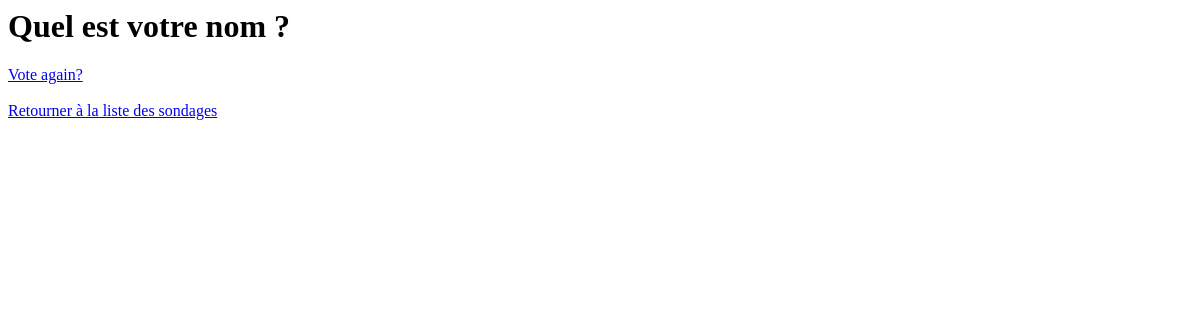
The page /polls/2/results/ on the database as committed earlier.
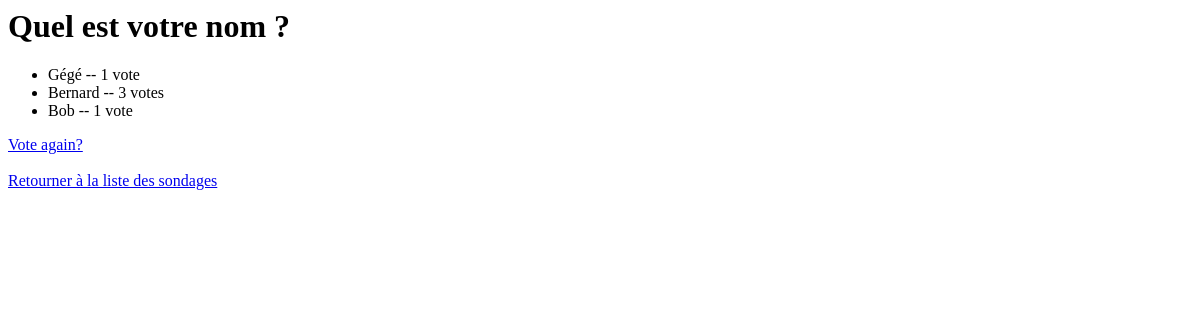
The same page on the database as committed later.
### polls/models.py (models this page shows, shortened)
class Choice(models.Model):
    question = models.ForeignKey(Question, on_delete=models.CASCADE)
    choice_text = models.CharField(max_length=200)
    votes = models.IntegerField(default=0)

### polls/views.py (the view)
# urls.py: path('<int:pk>/results/', views.ResultsView.as_view(), name='result'),
class ResultsView(generic.DetailView):
    model = Question
    template_name = 'polls/results.html'

### polls/templates/polls/results.html (shortened to what this page needs)
<h1>{{ question.question_text }}</h1>
<ul>
{% for choice in question.choice_set.all %}
    <li>{{ choice.choice_text }} -- {{ choice.votes }} vote{{ choice.votes|pluralize }}</li>
{% endfor %}
</ul>
<a href="{% url 'polls:detail' question.id %}">Vote again?</a>
<a href="{% url 'polls:index' %}">Retourner à la liste des sondages</a>

Rows that differ between the two databases and show on the page:
added Choice: choice_text "Gégé", votes "1"
added Choice: choice_text "Bernard", votes "3"
added Choice: choice_text "Bob", votes "1"
